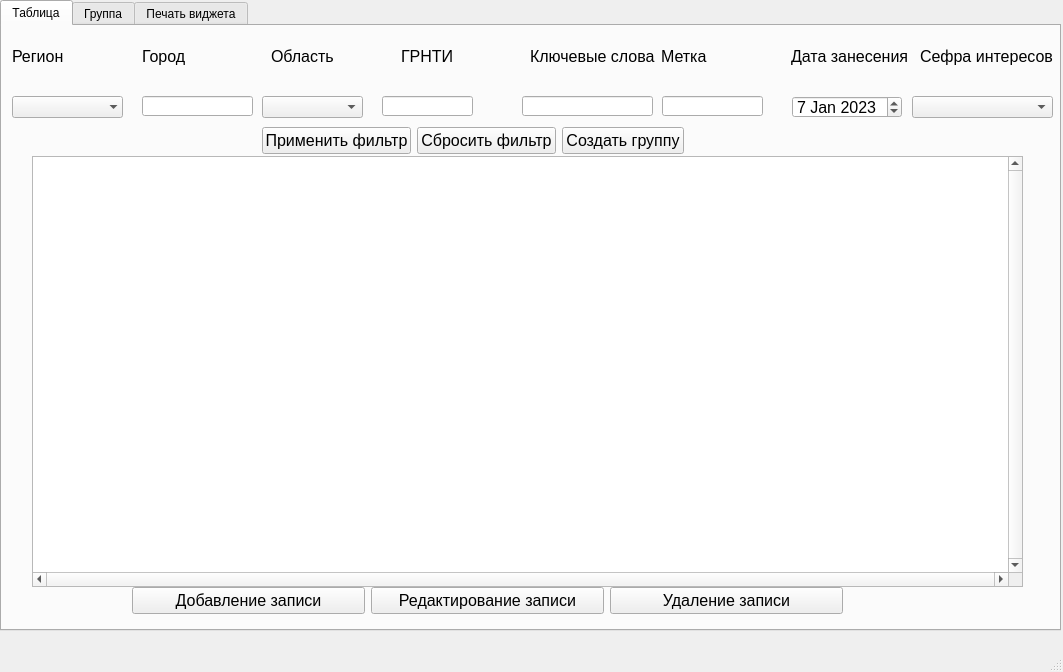
<?xml version="1.0" encoding="UTF-8"?>
<ui version="4.0">
 <class>MainWindow</class>
 <widget class="QMainWindow" name="MainWindow">
  <property name="enabled">
   <bool>true</bool>
  </property>
  <property name="geometry">
   <rect>
    <x>0</x>
    <y>0</y>
    <width>1063</width>
    <height>672</height>
   </rect>
  </property>
  <property name="sizePolicy">
   <sizepolicy hsizetype="Fixed" vsizetype="Fixed">
    <horstretch>0</horstretch>
    <verstretch>0</verstretch>
   </sizepolicy>
  </property>
  <property name="minimumSize">
   <size>
    <width>1063</width>
    <height>659</height>
   </size>
  </property>
  <property name="maximumSize">
   <size>
    <width>16777215</width>
    <height>16777215</height>
   </size>
  </property>
  <property name="windowTitle">
   <string>Данные по проектам</string>
  </property>
  <widget class="QWidget" name="centralwidget">
   <widget class="QTabWidget" name="tabWidget">
    <property name="geometry">
     <rect>
      <x>0</x>
      <y>0</y>
      <width>1061</width>
      <height>631</height>
     </rect>
    </property>
    <property name="minimumSize">
     <size>
      <width>900</width>
      <height>450</height>
     </size>
    </property>
    <property name="currentIndex">
     <number>0</number>
    </property>
    <widget class="QWidget" name="table">
     <attribute name="title">
      <string>Таблица</string>
     </attribute>
     <widget class="QTableView" name="tableView">
      <property name="geometry">
       <rect>
        <x>30</x>
        <y>130</y>
        <width>991</width>
        <height>431</height>
       </rect>
      </property>
      <property name="sizePolicy">
       <sizepolicy hsizetype="Expanding" vsizetype="Expanding">
        <horstretch>0</horstretch>
        <verstretch>0</verstretch>
       </sizepolicy>
      </property>
      <property name="minimumSize">
       <size>
        <width>991</width>
        <height>431</height>
       </size>
      </property>
      <property name="verticalScrollBarPolicy">
       <enum>Qt::ScrollBarAlwaysOn</enum>
      </property>
      <property name="horizontalScrollBarPolicy">
       <enum>Qt::ScrollBarAlwaysOn</enum>
      </property>
      <property name="sizeAdjustPolicy">
       <enum>QAbstractScrollArea::AdjustIgnored</enum>
      </property>
      <property name="editTriggers">
       <set>QAbstractItemView::NoEditTriggers</set>
      </property>
      <property name="selectionMode">
       <enum>QAbstractItemView::MultiSelection</enum>
      </property>
      <property name="selectionBehavior">
       <enum>QAbstractItemView::SelectRows</enum>
      </property>
     </widget>
     <widget class="QWidget" name="layoutWidget">
      <property name="geometry">
       <rect>
        <x>130</x>
        <y>560</y>
        <width>711</width>
        <height>29</height>
       </rect>
      </property>
      <layout class="QHBoxLayout" name="horizontalLayout">
       <item>
        <widget class="QPushButton" name="btn_add_string">
         <property name="font">
          <font>
           <pointsize>12</pointsize>
          </font>
         </property>
         <property name="text">
          <string>Добавление записи</string>
         </property>
        </widget>
       </item>
       <item>
        <widget class="QPushButton" name="btn_edit_string">
         <property name="font">
          <font>
           <pointsize>12</pointsize>
          </font>
         </property>
         <property name="text">
          <string>Редактирование записи</string>
         </property>
        </widget>
       </item>
       <item>
        <widget class="QPushButton" name="btn_delete_string">
         <property name="font">
          <font>
           <pointsize>12</pointsize>
          </font>
         </property>
         <property name="text">
          <string>Удаление записи</string>
         </property>
        </widget>
       </item>
      </layout>
     </widget>
     <widget class="QWidget" name="layoutWidget">
      <property name="geometry">
       <rect>
        <x>260</x>
        <y>100</y>
        <width>422</width>
        <height>29</height>
       </rect>
      </property>
      <layout class="QHBoxLayout" name="horizontalLayout_3">
       <item>
        <widget class="QPushButton" name="filter">
         <property name="font">
          <font>
           <pointsize>12</pointsize>
          </font>
         </property>
         <property name="text">
          <string>Применить фильтр</string>
         </property>
        </widget>
       </item>
       <item>
        <widget class="QPushButton" name="defilt">
         <property name="font">
          <font>
           <pointsize>12</pointsize>
          </font>
         </property>
         <property name="text">
          <string>Сбросить фильтр</string>
         </property>
        </widget>
       </item>
       <item>
        <widget class="QPushButton" name="ngrup">
         <property name="font">
          <font>
           <pointsize>12</pointsize>
          </font>
         </property>
         <property name="text">
          <string>Создать группу</string>
         </property>
        </widget>
       </item>
      </layout>
     </widget>
     <widget class="QComboBox" name="reg_fil">
      <property name="geometry">
       <rect>
        <x>10</x>
        <y>70</y>
        <width>111</width>
        <height>22</height>
       </rect>
      </property>
      <property name="minimumSize">
       <size>
        <width>0</width>
        <height>22</height>
       </size>
      </property>
      <property name="font">
       <font>
        <pointsize>8</pointsize>
       </font>
      </property>
      <property name="maxVisibleItems">
       <number>10</number>
      </property>
      <property name="iconSize">
       <size>
        <width>25</width>
        <height>25</height>
       </size>
      </property>
      <property name="frame">
       <bool>false</bool>
      </property>
      <item>
       <property name="text">
        <string/>
       </property>
      </item>
      <item>
       <property name="text">
        <string>Дальневосточный</string>
       </property>
      </item>
      <item>
       <property name="text">
        <string>Восточно-Сибирский</string>
       </property>
      </item>
      <item>
       <property name="text">
        <string>Западно-Сибирский</string>
       </property>
      </item>
      <item>
       <property name="text">
        <string>Центральный</string>
       </property>
      </item>
      <item>
       <property name="text">
        <string>Северо-Западный</string>
       </property>
      </item>
      <item>
       <property name="text">
        <string>Поволжский</string>
       </property>
      </item>
      <item>
       <property name="text">
        <string>Уральский</string>
       </property>
      </item>
      <item>
       <property name="text">
        <string>Центрально-Черноземный</string>
       </property>
      </item>
      <item>
       <property name="text">
        <string>Северо-Кавказский</string>
       </property>
      </item>
      <item>
       <property name="text">
        <string>Северный</string>
       </property>
      </item>
      <item>
       <property name="text">
        <string>Волго-Вятский</string>
       </property>
      </item>
     </widget>
     <widget class="QLineEdit" name="city_fil">
      <property name="geometry">
       <rect>
        <x>140</x>
        <y>70</y>
        <width>111</width>
        <height>20</height>
       </rect>
      </property>
      <property name="font">
       <font>
        <pointsize>12</pointsize>
       </font>
      </property>
     </widget>
     <widget class="QWidget" name="layoutWidget">
      <property name="geometry">
       <rect>
        <x>10</x>
        <y>20</y>
        <width>1041</width>
        <height>21</height>
       </rect>
      </property>
      <layout class="QHBoxLayout" name="horizontalLayout_2">
       <item>
        <widget class="QLabel" name="label_7">
         <property name="font">
          <font>
           <pointsize>12</pointsize>
          </font>
         </property>
         <property name="text">
          <string>Регион</string>
         </property>
        </widget>
       </item>
       <item>
        <widget class="QLabel" name="label_4">
         <property name="font">
          <font>
           <pointsize>12</pointsize>
          </font>
         </property>
         <property name="text">
          <string>Город</string>
         </property>
        </widget>
       </item>
       <item>
        <widget class="QLabel" name="label_6">
         <property name="font">
          <font>
           <pointsize>12</pointsize>
          </font>
         </property>
         <property name="text">
          <string>Область</string>
         </property>
        </widget>
       </item>
       <item>
        <widget class="QLabel" name="label_3">
         <property name="font">
          <font>
           <pointsize>12</pointsize>
          </font>
         </property>
         <property name="text">
          <string>ГРНТИ</string>
         </property>
        </widget>
       </item>
       <item>
        <widget class="QLabel" name="label_2">
         <property name="font">
          <font>
           <pointsize>12</pointsize>
          </font>
         </property>
         <property name="text">
          <string>Ключевые слова</string>
         </property>
        </widget>
       </item>
       <item>
        <widget class="QLabel" name="label_8">
         <property name="font">
          <font>
           <pointsize>12</pointsize>
          </font>
         </property>
         <property name="text">
          <string>Метка</string>
         </property>
        </widget>
       </item>
       <item>
        <widget class="QLabel" name="label_9">
         <property name="font">
          <font>
           <pointsize>12</pointsize>
          </font>
         </property>
         <property name="text">
          <string>Дата занесения</string>
         </property>
        </widget>
       </item>
       <item>
        <widget class="QLabel" name="label">
         <property name="font">
          <font>
           <pointsize>12</pointsize>
          </font>
         </property>
         <property name="text">
          <string>Сефра интересов</string>
         </property>
        </widget>
       </item>
      </layout>
     </widget>
     <widget class="QComboBox" name="obl_fil">
      <property name="geometry">
       <rect>
        <x>260</x>
        <y>70</y>
        <width>101</width>
        <height>22</height>
       </rect>
      </property>
      <property name="font">
       <font>
        <pointsize>8</pointsize>
       </font>
      </property>
      <item>
       <property name="text">
        <string/>
       </property>
      </item>
      <item>
       <property name="text">
        <string>Приморский край</string>
       </property>
      </item>
      <item>
       <property name="text">
        <string>Иркутская область</string>
       </property>
      </item>
      <item>
       <property name="text">
        <string>Новосибирская область</string>
       </property>
      </item>
      <item>
       <property name="text">
        <string>Москва</string>
       </property>
      </item>
      <item>
       <property name="text">
        <string>Санкт-Петербург</string>
       </property>
      </item>
      <item>
       <property name="text">
        <string>Волгоградская область</string>
       </property>
      </item>
      <item>
       <property name="text">
        <string>Свердловская область</string>
       </property>
      </item>
      <item>
       <property name="text">
        <string>Хабаровский край</string>
       </property>
      </item>
      <item>
       <property name="text">
        <string>Белгородская область</string>
       </property>
      </item>
      <item>
       <property name="text">
        <string>Самарская область</string>
       </property>
      </item>
      <item>
       <property name="text">
        <string>Красноярский край</string>
       </property>
      </item>
      <item>
       <property name="text">
        <string>Республика Татарстан</string>
       </property>
      </item>
      <item>
       <property name="text">
        <string>Московская область</string>
       </property>
      </item>
      <item>
       <property name="text">
        <string>Республика Северная Осетия - Алания</string>
       </property>
      </item>
      <item>
       <property name="text">
        <string>Омская область</string>
       </property>
      </item>
      <item>
       <property name="text">
        <string>Челябинская область</string>
       </property>
      </item>
      <item>
       <property name="text">
        <string>Территории, находящиеся за пределами РФ</string>
       </property>
      </item>
      <item>
       <property name="text">
        <string>Пермский край</string>
       </property>
      </item>
      <item>
       <property name="text">
        <string>Липецкая область</string>
       </property>
      </item>
      <item>
       <property name="text">
        <string>Курская область</string>
       </property>
      </item>
      <item>
       <property name="text">
        <string>Республика Алтай</string>
       </property>
      </item>
      <item>
       <property name="text">
        <string>Кемеровская область</string>
       </property>
      </item>
      <item>
       <property name="text">
        <string>Пензенская область</string>
       </property>
      </item>
      <item>
       <property name="text">
        <string>Краснодарский край</string>
       </property>
      </item>
      <item>
       <property name="text">
        <string>Удмуртская Республика</string>
       </property>
      </item>
      <item>
       <property name="text">
        <string>Ивановская область</string>
       </property>
      </item>
      <item>
       <property name="text">
        <string>Карачаево-Черкесская Республика</string>
       </property>
      </item>
      <item>
       <property name="text">
        <string>Воронежская область</string>
       </property>
      </item>
      <item>
       <property name="text">
        <string>Ростовская область</string>
       </property>
      </item>
      <item>
       <property name="text">
        <string>Рязанская область</string>
       </property>
      </item>
      <item>
       <property name="text">
        <string>Оренбургская область</string>
       </property>
      </item>
      <item>
       <property name="text">
        <string>Тамбовская область</string>
       </property>
      </item>
      <item>
       <property name="text">
        <string>Ярославская область</string>
       </property>
      </item>
      <item>
       <property name="text">
        <string>Тульская область</string>
       </property>
      </item>
      <item>
       <property name="text">
        <string>Саратовская область</string>
       </property>
      </item>
      <item>
       <property name="text">
        <string>Новгородская область</string>
       </property>
      </item>
      <item>
       <property name="text">
        <string>Кабардино-Балкарская Республика</string>
       </property>
      </item>
      <item>
       <property name="text">
        <string>Орловская область</string>
       </property>
      </item>
      <item>
       <property name="text">
        <string>Забайкальский край</string>
       </property>
      </item>
      <item>
       <property name="text">
        <string>Ставропольский край</string>
       </property>
      </item>
      <item>
       <property name="text">
        <string>Республика Дагестан</string>
       </property>
      </item>
      <item>
       <property name="text">
        <string>Вологодская область</string>
       </property>
      </item>
      <item>
       <property name="text">
        <string>Нижегородская область</string>
       </property>
      </item>
      <item>
       <property name="text">
        <string>Республика Карелия</string>
       </property>
      </item>
      <item>
       <property name="text">
        <string>Алтайский край</string>
       </property>
      </item>
      <item>
       <property name="text">
        <string>Архангельская область</string>
       </property>
      </item>
      <item>
       <property name="text">
        <string>Республика Башкортостан</string>
       </property>
      </item>
      <item>
       <property name="text">
        <string>Брянская область</string>
       </property>
      </item>
      <item>
       <property name="text">
        <string>Владимирская область</string>
       </property>
      </item>
      <item>
       <property name="text">
        <string>Республика Бурятия</string>
       </property>
      </item>
      <item>
       <property name="text">
        <string>Республика Калмыкия</string>
       </property>
      </item>
      <item>
       <property name="text">
        <string>Тверская область</string>
       </property>
      </item>
      <item>
       <property name="text">
        <string>Тюменская область</string>
       </property>
      </item>
      <item>
       <property name="text">
        <string>Республика Коми</string>
       </property>
      </item>
      <item>
       <property name="text">
        <string>Республика Саха (Якутия)</string>
       </property>
      </item>
      <item>
       <property name="text">
        <string>Костромская область</string>
       </property>
      </item>
      <item>
       <property name="text">
        <string>Республика Марий Эл</string>
       </property>
      </item>
      <item>
       <property name="text">
        <string>Курганская область</string>
       </property>
      </item>
      <item>
       <property name="text">
        <string>Республика Мордовия</string>
       </property>
      </item>
      <item>
       <property name="text">
        <string>Кировская область</string>
       </property>
      </item>
      <item>
       <property name="text">
        <string>Ульяновская область</string>
       </property>
      </item>
      <item>
       <property name="text">
        <string>Чеченская Республика</string>
       </property>
      </item>
      <item>
       <property name="text">
        <string>Амурская область</string>
       </property>
      </item>
      <item>
       <property name="text">
        <string>Томская область</string>
       </property>
      </item>
      <item>
       <property name="text">
        <string>Чувашская Республика</string>
       </property>
      </item>
      <item>
       <property name="text">
        <string>Республика Хакасия</string>
       </property>
      </item>
      <item>
       <property name="text">
        <string>Калужская область</string>
       </property>
      </item>
      <item>
       <property name="text">
        <string>Калининградская область</string>
       </property>
      </item>
     </widget>
     <widget class="QLineEdit" name="grnti_fil">
      <property name="geometry">
       <rect>
        <x>380</x>
        <y>70</y>
        <width>91</width>
        <height>20</height>
       </rect>
      </property>
      <property name="font">
       <font>
        <pointsize>12</pointsize>
       </font>
      </property>
     </widget>
     <widget class="QLineEdit" name="keywr_fil">
      <property name="geometry">
       <rect>
        <x>520</x>
        <y>70</y>
        <width>131</width>
        <height>20</height>
       </rect>
      </property>
      <property name="font">
       <font>
        <pointsize>12</pointsize>
       </font>
      </property>
     </widget>
     <widget class="QLineEdit" name="mark_fil">
      <property name="geometry">
       <rect>
        <x>660</x>
        <y>70</y>
        <width>101</width>
        <height>20</height>
       </rect>
      </property>
      <property name="font">
       <font>
        <pointsize>12</pointsize>
       </font>
      </property>
     </widget>
     <widget class="QDateEdit" name="date_fil">
      <property name="geometry">
       <rect>
        <x>790</x>
        <y>70</y>
        <width>110</width>
        <height>22</height>
       </rect>
      </property>
      <property name="font">
       <font>
        <pointsize>12</pointsize>
       </font>
      </property>
      <property name="date">
       <date>
        <year>2023</year>
        <month>1</month>
        <day>7</day>
       </date>
      </property>
     </widget>
     <widget class="QComboBox" name="rubr_fil">
      <property name="geometry">
       <rect>
        <x>910</x>
        <y>70</y>
        <width>141</width>
        <height>22</height>
       </rect>
      </property>
      <property name="font">
       <font>
        <pointsize>8</pointsize>
       </font>
      </property>
      <property name="contextMenuPolicy">
       <enum>Qt::DefaultContextMenu</enum>
      </property>
      <property name="toolTip">
       <string>&lt;html&gt;&lt;head/&gt;&lt;body&gt;&lt;p&gt;&lt;br/&gt;&lt;/p&gt;&lt;/body&gt;&lt;/html&gt;</string>
      </property>
      <property name="autoFillBackground">
       <bool>false</bool>
      </property>
      <property name="editable">
       <bool>false</bool>
      </property>
      <property name="insertPolicy">
       <enum>QComboBox::NoInsert</enum>
      </property>
      <item>
       <property name="text">
        <string/>
       </property>
      </item>
      <item>
       <property name="text">
        <string>Общественные науки в целом</string>
       </property>
      </item>
      <item>
       <property name="text">
        <string>Философия</string>
       </property>
      </item>
      <item>
       <property name="text">
        <string>История, исторические науки</string>
       </property>
      </item>
      <item>
       <property name="text">
        <string>Социология</string>
       </property>
      </item>
      <item>
       <property name="text">
        <string>Демография</string>
       </property>
      </item>
      <item>
       <property name="text">
        <string>Экономика, экономические науки</string>
       </property>
      </item>
      <item>
       <property name="text">
        <string>Государство и право, юридические науки</string>
       </property>
      </item>
      <item>
       <property name="text">
        <string>Политика, политические науки</string>
       </property>
      </item>
      <item>
       <property name="text">
        <string>Науковедение</string>
       </property>
      </item>
      <item>
       <property name="text">
        <string>Культура</string>
       </property>
      </item>
      <item>
       <property name="text">
        <string>Народное образование, педагогика</string>
       </property>
      </item>
      <item>
       <property name="text">
        <string>Психология</string>
       </property>
      </item>
      <item>
       <property name="text">
        <string>Языкознание</string>
       </property>
      </item>
      <item>
       <property name="text">
        <string>Литература, литературоведение, народное поэтическое творчество</string>
       </property>
      </item>
      <item>
       <property name="text">
        <string>Искусство, искусствоведение</string>
       </property>
      </item>
      <item>
       <property name="text">
        <string>Массовая коммуникация, журналистика, средства массовой информации</string>
       </property>
      </item>
      <item>
       <property name="text">
        <string>Информатика</string>
       </property>
      </item>
      <item>
       <property name="text">
        <string>Религия, атеизм</string>
       </property>
      </item>
      <item>
       <property name="text">
        <string>Комплексное изучение отдельных стран и регионов</string>
       </property>
      </item>
      <item>
       <property name="text">
        <string>Комплексные проблемы общественных наук</string>
       </property>
      </item>
      <item>
       <property name="text">
        <string>Математика</string>
       </property>
      </item>
      <item>
       <property name="text">
        <string>Кибернетика</string>
       </property>
      </item>
      <item>
       <property name="text">
        <string>Физика</string>
       </property>
      </item>
      <item>
       <property name="text">
        <string>Механика</string>
       </property>
      </item>
      <item>
       <property name="text">
        <string>Химия</string>
       </property>
      </item>
      <item>
       <property name="text">
        <string>Биология</string>
       </property>
      </item>
      <item>
       <property name="text">
        <string>Геодезия, картография</string>
       </property>
      </item>
      <item>
       <property name="text">
        <string>Геофизика</string>
       </property>
      </item>
      <item>
       <property name="text">
        <string>Геология</string>
       </property>
      </item>
      <item>
       <property name="text">
        <string>География</string>
       </property>
      </item>
      <item>
       <property name="text">
        <string>Астрономия</string>
       </property>
      </item>
      <item>
       <property name="text">
        <string>Общие и комплексные проблемы естественных и точных наук</string>
       </property>
      </item>
      <item>
       <property name="text">
        <string>Энергетика</string>
       </property>
      </item>
      <item>
       <property name="text">
        <string>Электротехника</string>
       </property>
      </item>
      <item>
       <property name="text">
        <string>Электроника, радиотехника</string>
       </property>
      </item>
      <item>
       <property name="text">
        <string>Связь</string>
       </property>
      </item>
      <item>
       <property name="text">
        <string>Автоматика и телемеханика, вычислительная техника</string>
       </property>
      </item>
      <item>
       <property name="text">
        <string>Горное дело</string>
       </property>
      </item>
      <item>
       <property name="text">
        <string>Металлургия</string>
       </property>
      </item>
      <item>
       <property name="text">
        <string>Машиностроение</string>
       </property>
      </item>
      <item>
       <property name="text">
        <string>Ядерная техника</string>
       </property>
      </item>
      <item>
       <property name="text">
        <string>Приборостроение</string>
       </property>
      </item>
      <item>
       <property name="text">
        <string>Полиграфия, репрография, фотокинотехника</string>
       </property>
      </item>
      <item>
       <property name="text">
        <string>Химическая технология, химическая промышленность</string>
       </property>
      </item>
      <item>
       <property name="text">
        <string>Биотехнология</string>
       </property>
      </item>
      <item>
       <property name="text">
        <string>Легкая промышленность</string>
       </property>
      </item>
      <item>
       <property name="text">
        <string>Пищевая промышленность</string>
       </property>
      </item>
      <item>
       <property name="text">
        <string>Лесная и деревообрабатывающая промышленность</string>
       </property>
      </item>
      <item>
       <property name="text">
        <string>Строительство, архитектура</string>
       </property>
      </item>
      <item>
       <property name="text">
        <string>Сельское и лесное хозяйство</string>
       </property>
      </item>
      <item>
       <property name="text">
        <string>Рыбное хозяйство</string>
       </property>
      </item>
      <item>
       <property name="text">
        <string>Водное хозяйство</string>
       </property>
      </item>
      <item>
       <property name="text">
        <string>Внутренняя торговля, туристско-эскурсионное обслуживание</string>
       </property>
      </item>
      <item>
       <property name="text">
        <string>Внешняя торговля</string>
       </property>
      </item>
      <item>
       <property name="text">
        <string>Транспорт</string>
       </property>
      </item>
      <item>
       <property name="text">
        <string>Жилищно-коммунальное хозяйство, домоводство, бытовое обслуживание</string>
       </property>
      </item>
      <item>
       <property name="text">
        <string>Медицина и здравоохранение</string>
       </property>
      </item>
      <item>
       <property name="text">
        <string>Физическая культура и спорт</string>
       </property>
      </item>
      <item>
       <property name="text">
        <string>Военное дело</string>
       </property>
      </item>
      <item>
       <property name="text">
        <string>Прочие отрасли народного хозяйства</string>
       </property>
      </item>
      <item>
       <property name="text">
        <string>Общие и комплексные проблемы технич.и прикл. наук и отраслей экономики</string>
       </property>
      </item>
      <item>
       <property name="text">
        <string>Организация и управление</string>
       </property>
      </item>
      <item>
       <property name="text">
        <string>Статистика</string>
       </property>
      </item>
      <item>
       <property name="text">
        <string>Стандартизация</string>
       </property>
      </item>
      <item>
       <property name="text">
        <string>Патентное дело, изобретательство, рационализаторство</string>
       </property>
      </item>
      <item>
       <property name="text">
        <string>Охрана труда</string>
       </property>
      </item>
      <item>
       <property name="text">
        <string>Охрана окружающей среды, экология человека</string>
       </property>
      </item>
      <item>
       <property name="text">
        <string>Космические исследования</string>
       </property>
      </item>
      <item>
       <property name="text">
        <string>Метрология</string>
       </property>
      </item>
     </widget>
    </widget>
    <widget class="QWidget" name="group">
     <attribute name="title">
      <string>Группа</string>
     </attribute>
     <widget class="QTableView" name="grp_tab">
      <property name="geometry">
       <rect>
        <x>20</x>
        <y>50</y>
        <width>1011</width>
        <height>491</height>
       </rect>
      </property>
      <property name="sizePolicy">
       <sizepolicy hsizetype="Expanding" vsizetype="Expanding">
        <horstretch>0</horstretch>
        <verstretch>0</verstretch>
       </sizepolicy>
      </property>
      <property name="minimumSize">
       <size>
        <width>950</width>
        <height>431</height>
       </size>
      </property>
      <property name="verticalScrollBarPolicy">
       <enum>Qt::ScrollBarAlwaysOn</enum>
      </property>
      <property name="horizontalScrollBarPolicy">
       <enum>Qt::ScrollBarAlwaysOn</enum>
      </property>
      <property name="sizeAdjustPolicy">
       <enum>QAbstractScrollArea::AdjustIgnored</enum>
      </property>
      <property name="editTriggers">
       <set>QAbstractItemView::NoEditTriggers</set>
      </property>
      <property name="selectionMode">
       <enum>QAbstractItemView::MultiSelection</enum>
      </property>
      <property name="selectionBehavior">
       <enum>QAbstractItemView::SelectRows</enum>
      </property>
     </widget>
    </widget>
    <widget class="QWidget" name="card">
     <attribute name="title">
      <string>Печать виджета</string>
     </attribute>
    </widget>
   </widget>
  </widget>
  <widget class="QMenuBar" name="menubar">
   <property name="geometry">
    <rect>
     <x>0</x>
     <y>0</y>
     <width>1063</width>
     <height>21</height>
    </rect>
   </property>
  </widget>
  <widget class="QStatusBar" name="statusbar"/>
 </widget>
 <resources/>
 <connections/>
</ui>
